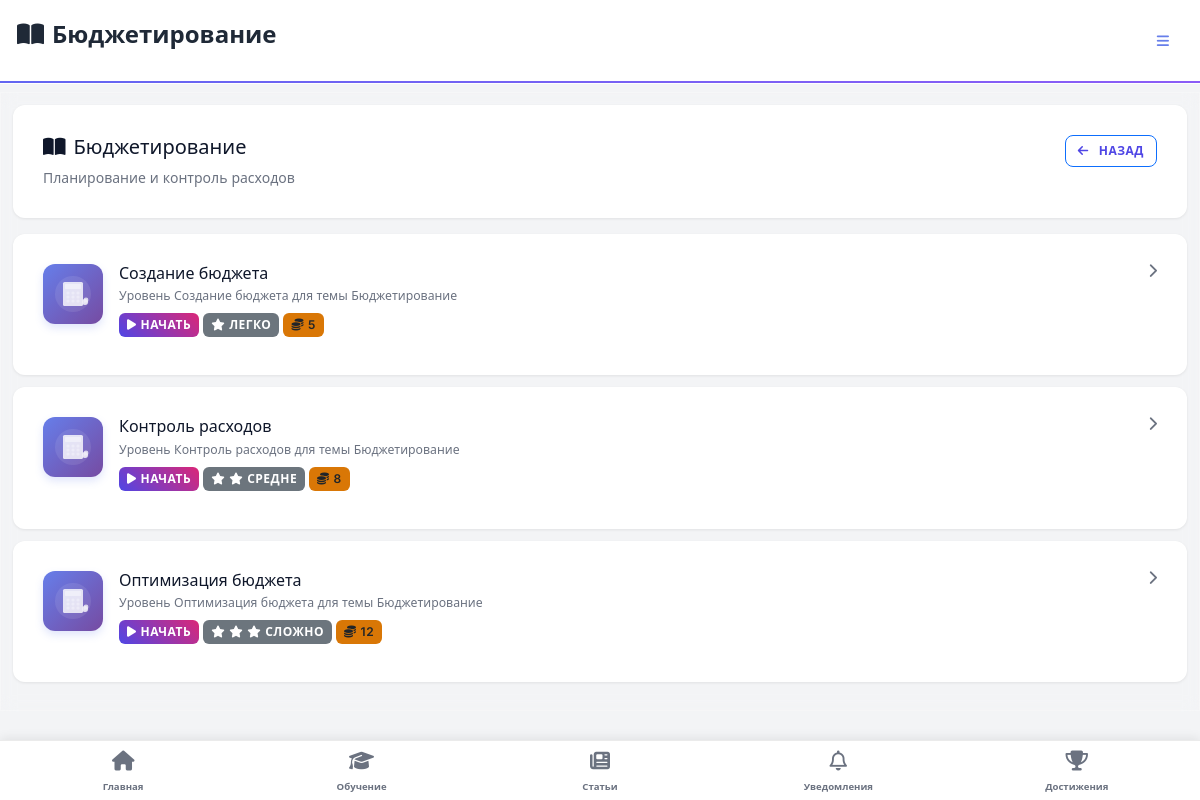
The app's page /topic/2/ (signed in) with its own data.
### game/models.py (models this page shows, shortened)
class Topic(models.Model):
    MAIN_CATEGORIES = [
        ('basics', 'Основы финансов'),
        ('security', 'Безопасность'),
        ('investments', 'Инвестиции'),
        ('planning', 'Планирование'),
    ]
    name = models.CharField(max_length=100, unique=True)
    description = models.TextField(blank=True)
    icon = models.CharField(max_length=50, default="fa-graduation-cap")  # для иконок (Font Awesome)
    main_category = models.CharField(max_length=20, choices=MAIN_CATEGORIES, default='basics')
    order_in_category = models.PositiveIntegerField(default=1)
    is_active = models.BooleanField(default=True)
    is_subcategory = models.BooleanField(default=False)
    parent_category = models.ForeignKey('self', on_delete=models.CASCADE, null=True, blank=True)
    class Meta:
        ordering = ['main_category', 'order_in_category']

class Level(models.Model):
    TOPIC_CHOICES = [
        ('savings', 'Накопления'),
        ('security', 'Базовая безопасность'),
        ('scam', 'Противодействие мошенничеству'),
        ('goals', 'Финансовые цели'),
    ]
    LEVEL_TYPE_CHOICES = [
        ('quiz', 'Викторина'),
        ('test', 'Тест'),
        ('quest', 'Интерактивный квест'),
        ('scenario', 'Сценарий'),
        ('calculation', 'Финансовые расчеты'),
        ('matching', 'Сопоставление'),
        ('sorting', 'Сортировка'),
        ('simulation', 'Симуляция'),
        ('puzzle', 'Головоломка'),
        ('story', 'История с выбором'),
    ]
    type = models.CharField(max_length=20, choices=LEVEL_TYPE_CHOICES, default='quiz')
    topic = models.ForeignKey(Topic, on_delete=models.CASCADE)
    title = models.CharField(max_length=200)
    description = models.TextField()  # введение перед уровнем
    difficulty = models.IntegerField(choices=[(1, 'Легко'), (2, 'Средне'), (3, 'Сложно')], default=1)
    order_in_topic = models.PositiveIntegerField()  # порядок в теме
    reward_points = models.IntegerField(default=10)
    reward_coins = models.IntegerField(default=5)
    content = models.JSONField(default=dict, blank=True)  # Для хранения данных уровня

### game/views.py (the view)
# urls.py: path('topic/<int:topic_id>/', views.topic_levels, name='topic_levels'), # /topic/1/
@login_required
def topic_levels(request, topic_id):
    topic = get_object_or_404(Topic, id=topic_id)
    levels = Level.objects.filter(topic=topic).order_by('order_in_topic')
    level_ids = [level.id for level in levels]
    existing_progress = UserLevelProgress.objects.filter(
        user=request.user,
        level_id__in=level_ids
    ).select_related('level')
    progress_dict = {p.level_id: p for p in existing_progress}
    for level in levels:
        if level.id in progress_dict:
            level.user_progress = progress_dict[level.id]
        else:
            level.user_progress = UserLevelProgress(
                user=request.user,
                level=level,
                completed=False,
                score=0,
                attempts=0
            )
    return render(request, 'game/topic_levels.html', {
        'topic': topic,
        'levels': levels,
    })

### accounts/models.py (called while the page is built)
    def get_avatar_display(self):
        if self.avatar:
            return self.avatar.url
        elif self.default_avatar:
            return f"/static/avatars/default/{self.default_avatar}.svg"
        else:
            return None

### game/context_processors.py (called while the page is built)
def notifications_context(request):
    try:
        if request.user.is_authenticated:
            return {
                'unread_notifications_count': Notification.objects.filter(
                    user=request.user,
                    is_read=False
                ).count()
            }
    except Exception:
        pass
    return {'unread_notifications_count': 0}

def mobile_view_context(request):
    user_agent = request.META.get('HTTP_USER_AGENT', '').lower()
    mobile_keywords = [
        'mobile', 'android', 'iphone', 'ipod', 'ipad',
        'blackberry', 'windows phone', 'webos', 'opera mini',
        'iemobile', 'mobile safari'
    ]
    is_mobile = any(keyword in user_agent for keyword in mobile_keywords)
    if 'force_mobile_view' in request.session:
        is_mobile = request.session['force_mobile_view']
    return {
        'mobile_view': is_mobile
    }

def achievements_context(request):
    if request.user.is_authenticated:
        user_achievements = UserAchievement.objects.filter(
            user=request.user
        ).select_related('achievement').order_by('-earned_at')[:10]
        achievements_list = []
        for ua in user_achievements:
            achievements_list.append({
                'achievement': ua.achievement,
                'earned_at': ua.earned_at
            })
        return {
            'mobile_achievements': achievements_list,
            'mobile_achievements_count': UserAchievement.objects.filter(user=request.user).count()
        }
    return {
        'mobile_achievements': [],
        'mobile_achievements_count': 0
    }

### templates/game/topic_levels.html (shortened to what this page needs)
{% extends 'base.html' %}
{% load static %}
{% block page_title %}<i class="fa-solid fa-book-open me-2"></i>{{ topic.name }}{% endblock %}
{% block content %}
<div class="topic-header mb-4 fade-in">
  <div class="card">
    <div class="card-body">
      <div class="d-flex justify-content-between align-items-start">
        <div>
          <h5 class="mb-2"><i class="fa-solid fa-book-open me-2"></i>{{ topic.name }}</h5>
          <p class="text-muted small mb-0">{{ topic.description|default:"Пройдите все уровни темы для получения наград" }}</p>
        </div>
        <a href="{% url 'categories' %}" class="btn btn-sm btn-outline-primary desktop-only">
          <i class="fa-solid fa-arrow-left me-1"></i>Назад
        </a>
      </div>
    </div>
  </div>
</div>
{% if levels %}
<div class="levels-list mb-4">
  {% for level in levels %}
    <a href="{% url 'level_play' level.id %}" class="card mb-3 level-card-link haptic-light slide-in-up" style="text-decoration: none; color: inherit;">
      <div class="card-body">
        <div class="d-flex align-items-start mb-2">
          <div class="level-icon-wrapper desktop-only me-3">
            <div class="level-mini-icon">
              <img src="{% static 'images/topics/' %}{% if 'Бюджетирование' in topic.name %}budgeting{% elif 'Сбережения' in topic.name or 'Накопления' in topic.name %}savings{% elif 'Кредит' in topic.name or 'займ' in topic.name %}credit{% elif 'Банковские' in topic.name %}banking{% elif 'Акции' in topic.name %}stocks{% elif 'Облигации' in topic.name %}bonds{% elif 'Недвижимость' in topic.name %}realestate{% elif 'Крипто' in topic.name %}crypto{% elif 'Пенсион' in topic.name %}retirement{% elif 'Налог' in topic.name %}taxes{% elif 'Страхова' in topic.name %}insurance{% elif 'цел' in topic.name %}goals{% elif 'Мошенничество' in topic.name %}fraud{% elif 'Защита данных' in topic.name or 'данных' in topic.name %}privacy{% elif 'Юридическая' in topic.name %}legal{% elif 'риск' in topic.name %}risks{% else %}budgeting{% endif %}.svg"
                   alt="{{ topic.name }}" />
            </div>
          </div>
          <div class="flex-grow-1">
            <div class="d-flex justify-content-between align-items-start mb-1">
              <h6 class="mb-0">{{ level.title }}</h6>
              <i class="fa-solid fa-chevron-right ms-2 text-muted" style="font-size: 0.9rem;"></i>
            </div>
            <small class="text-muted d-block mb-2">{{ level.description|truncatewords:12 }}</small>
            <div class="d-flex flex-wrap gap-1">
              {% if level.user_progress.completed %}
                <span class="badge bg-success">
                  <i class="fa-solid fa-check-circle me-1"></i>Пройден {{ level.user_progress.best_score }}%
                </span>
              {% else %}
                <span class="badge bg-primary">
                  <i class="fa-solid fa-play me-1"></i>Начать
                </span>
              {% endif %}
              <span class="badge bg-secondary">
                {% if level.difficulty == 1 %}
                  <i class="fa-solid fa-star me-1"></i>Легко
                {% elif level.difficulty == 2 %}
                  <i class="fa-solid fa-star me-1"></i><i class="fa-solid fa-star me-1"></i>Средне
                {% else %}
                  <i class="fa-solid fa-star me-1"></i><i class="fa-solid fa-star me-1"></i><i class="fa-solid fa-star me-1"></i>Сложно
                {% endif %}
              </span>
              <span class="badge bg-warning text-dark">
                <i class="fa-solid fa-coins me-1"></i>{{ level.reward_coins }}
              </span>
            </div>
          </div>
        </div>
      </div>
    </a>
  {% endfor %}
</div>
{% endif %}
{% endblock %}

### static/css/finquest.css (style rules this page uses)
:root { --game-primary: #4f46e5; --game-secondary: #db2777; --game-accent: #d97706; --game-success: #059669; --game-danger: #dc2626; --game-dark: #111827; --game-surface: #f8fafc; --game-text: #0f172a; }
body { font-family: 'Inter', system-ui, -apple-system, Segoe UI, Roboto, sans-serif; color: var(--game-text); background: linear-gradient(135deg, #0f0f23 0%, #1a1a3e 25%, #2d1b69 50%, #1a1a3e 75%, #0f0f23 100%); min-height: 100vh; background-attachment: fixed; position: relative; overflow-x: hidden; }
body::before { content: ''; position: fixed; top: 0; left: 0; width: 100%; height: 100%; background: radial-gradient(circle at 20% 80%, rgba(120, 119, 198, 0.3) 0%, transparent 50%), radial-gradient(circle at 80% 20%, rgba(255, 119, 198, 0.3) 0%, transparent 50%), radial-gradient(circle at 40% 40%, rgba(120, 219, 255, 0.2) 0%, transparent 50%); animation: backgroundShift 20s ease-in-out infinite; z-index: -1; }
.card { border: none; background: linear-gradient(135deg, rgba(255,255,255,0.98) 0%, rgba(255,255,255,0.92) 100%); backdrop-filter: blur(20px); border-radius: 16px; box-shadow: 0 8px 32px rgba(0,0,0,0.2), 0 0 40px rgba(120, 119, 198, 0.15), inset 0 1px 0 rgba(255,255,255,0.2); border: 1px solid rgba(255,255,255,0.4); transition: all 0.3s ease; position: relative; overflow: hidden; color: var(--game-text); }
.card::before { content: ''; position: absolute; top: 0; left: -100%; width: 100%; height: 100%; background: linear-gradient(90deg, transparent, rgba(255,255,255,0.4), transparent); transition: left 0.6s ease; z-index: 1; }
.badge { border-radius: 20px; padding: 8px 16px; font-weight: 600; text-transform: uppercase; letter-spacing: 0.5px; font-size: 0.75rem; }
.badge.bg-primary { background: linear-gradient(45deg, var(--game-primary), var(--game-secondary)) !important; }
.badge.bg-warning { background: linear-gradient(45deg, var(--game-accent), #d97706) !important; }
.btn { border-radius: 12px; font-weight: 700; padding: 12px 24px; transition: all 0.3s ease; text-transform: uppercase; letter-spacing: 0.5px; font-size: 0.875rem; position: relative; overflow: hidden; }
.btn::before { content: ''; position: absolute; top: 0; left: -100%; width: 100%; height: 100%; background: linear-gradient(90deg, transparent, rgba(255,255,255,0.3), transparent); transition: left 0.5s ease; }
.btn-outline-primary { color: var(--game-primary); background: rgba(255,255,255,0.8); backdrop-filter: blur(5px); font-weight: 600; }

### static/css/mobile-app.css (style rules this page uses)
body.mobile-view * { -webkit-font-smoothing: antialiased; -moz-osx-font-smoothing: grayscale; }
body.mobile-view { scroll-behavior: smooth; -webkit-overflow-scrolling: touch; }
.fade-in { animation: fadeIn 0.3s ease; }

### templates/base.html (style rules this page uses)
body { padding-bottom: 0; }

### templates/game/topic_levels.html (style rules this page uses)
.topic-header .card { background: white; border: 1px solid rgba(0, 0, 0, 0.08); box-shadow: 0 1px 3px rgba(0, 0, 0, 0.08); }
.levels-list .card { background: white; border: 1px solid rgba(0, 0, 0, 0.08); box-shadow: 0 2px 8px rgba(0, 0, 0, 0.08); transition: transform 0.2s ease, box-shadow 0.2s ease; }
.level-mini-icon { width: 60px; height: 60px; background: linear-gradient(135deg, #667eea 0%, #764ba2 100%); border-radius: 12px; display: flex; align-items: center; justify-content: center; flex-shrink: 0; box-shadow: 0 4px 8px rgba(102, 126, 234, 0.2); }
.level-mini-icon img { width: 40px; height: 40px; filter: brightness(0) invert(1); opacity: 0.9; }
.badge { font-size: 0.75rem; padding: 0.35rem 0.65rem; }
.fade-in { animation: fadeIn 0.3s ease; }
.slide-in-up { animation: slideInUp 0.3s ease; }

### records on screen
Topic: name "Бюджетирование", description "Планирование и контроль расходов"
Level: title "Создание бюджета", description "Уровень Создание бюджета для темы Бюджетирование", shows "НАЧАТЬ", difficulty 1 (drawn), reward_coins "5"
Level: title "Контроль расходов", description "Уровень Контроль расходов для темы Бюджетирование", shows "НАЧАТЬ", difficulty 2 (drawn), reward_coins "8"
Level: title "Оптимизация бюджета", description "Уровень Оптимизация бюджета для темы Бюджетирование", shows "НАЧАТЬ", difficulty "СЛОЖНО", reward_coins "12"
